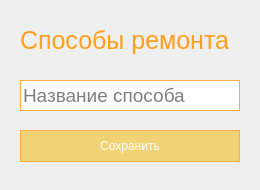
<?xml version="1.0" encoding="UTF-8"?>
<ui version="4.0">
 <class>Dialog</class>
 <widget class="QDialog" name="Dialog">
  <property name="geometry">
   <rect>
    <x>0</x>
    <y>0</y>
    <width>260</width>
    <height>190</height>
   </rect>
  </property>
  <property name="minimumSize">
   <size>
    <width>260</width>
    <height>190</height>
   </size>
  </property>
  <property name="maximumSize">
   <size>
    <width>260</width>
    <height>190</height>
   </size>
  </property>
  <property name="windowTitle">
   <string>Dialog</string>
  </property>
  <widget class="QWidget" name="widget" native="true">
   <property name="geometry">
    <rect>
     <x>10</x>
     <y>10</y>
     <width>240</width>
     <height>170</height>
    </rect>
   </property>
   <property name="styleSheet">
    <string notr="true">QLabel{
	color: #ff9f1b;
}

QLineEdit{
	border: 1px solid #ffad3d;
}

QPushButton{
	color:white;
	background-color: #f1d275;
	border: 1px solid #ffad3d;
	height: 30px;
}

QPushButton:pressed{
	background-color: #ff9d16;
	font-weight: bold;
}

QPushButton:hover{
	background-color: #ff9d16;
}

QTableView{
	border: 1px solid #ffad3d;
}

QTableView::section{
	background-color: #f1d275;
	color: white;
	border: 1px solid #ffad3d;
	font-size: 14pt;
}

QTableView::item{
	border: 1px solid #ffad3d;
	color: #ffa120;
}

QTableView::item:selected{
	font-weight: bold;
}</string>
   </property>
   <widget class="QLineEdit" name="fill_repair_plan">
    <property name="geometry">
     <rect>
      <x>10</x>
      <y>70</y>
      <width>220</width>
      <height>31</height>
     </rect>
    </property>
    <property name="font">
     <font>
      <pointsize>14</pointsize>
     </font>
    </property>
    <property name="placeholderText">
     <string>Название способа</string>
    </property>
   </widget>
   <widget class="QLabel" name="repair_plan">
    <property name="geometry">
     <rect>
      <x>10</x>
      <y>10</y>
      <width>220</width>
      <height>40</height>
     </rect>
    </property>
    <property name="font">
     <font>
      <pointsize>19</pointsize>
     </font>
    </property>
    <property name="layoutDirection">
     <enum>Qt::LeftToRight</enum>
    </property>
    <property name="text">
     <string>Способы ремонта</string>
    </property>
   </widget>
   <widget class="QPushButton" name="save_repair_plan">
    <property name="geometry">
     <rect>
      <x>10</x>
      <y>120</y>
      <width>220</width>
      <height>32</height>
     </rect>
    </property>
    <property name="text">
     <string>Сохранить</string>
    </property>
   </widget>
  </widget>
 </widget>
 <resources/>
 <connections/>
</ui>
